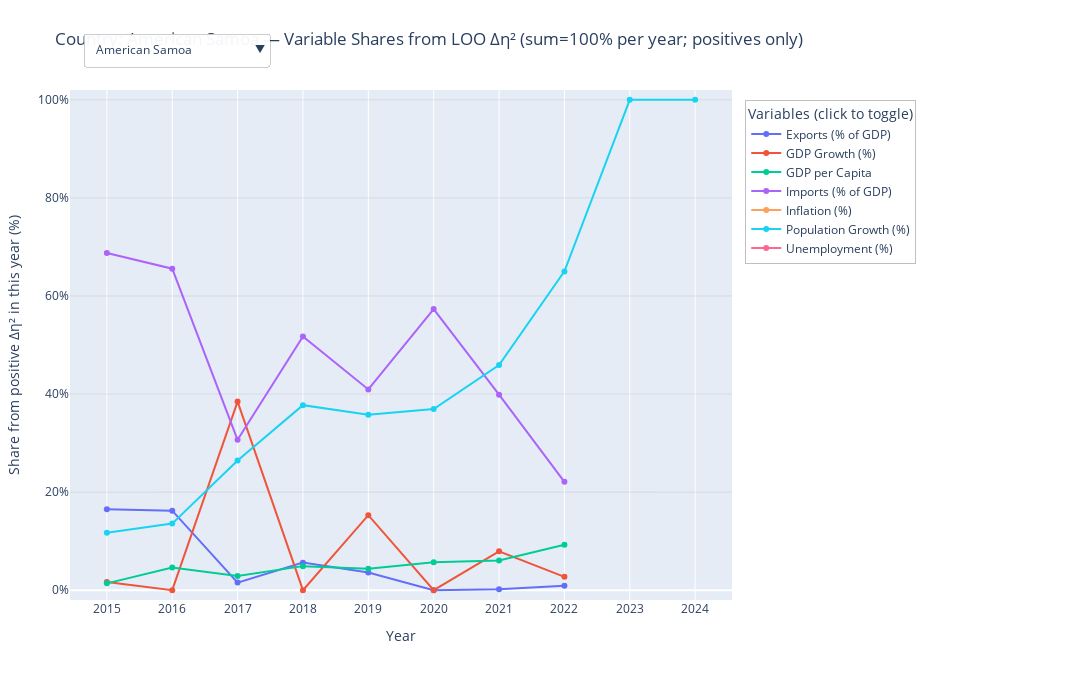

This figure's notebook cell:
### Code cell
# ============================
# 每个国家×年×变量：去掉该国后的 η² 损失（LOO Δη²）与占比
# 不做任何填补；严格按留一法重算 η²
# ============================

import os
import numpy as np
import pandas as pd
import plotly.graph_objects as go

# ---------- 读取数据
CANDIDATES = ["WDI_Grouped.csv", "/mnt/data/WDI_Grouped.csv"]
csv_path = next((p for p in CANDIDATES if os.path.exists(p)), None)
if csv_path is None:
    raise FileNotFoundError("WDI_Grouped.csv not found. Put it next to the notebook or in /mnt/data/")

df = pd.read_csv(csv_path)
assert "Country Name" in df.columns
assert "Year" in df.columns and "Group" in df.columns

df["Year"] = pd.to_numeric(df["Year"], errors="coerce").astype("Int64")
# 如需限制时间窗口，取消下一行注释
# df = df[(df["Year"] >= 2015) & (df["Year"] <= 2024)].copy()

# ---------- 变量映射（按你表的列名）
raw_to_label = {
    "Exports_GDP_percent": "Exports (% of GDP)",
    "GDP growth (annual %)": "GDP Growth (%)",
    "GDP_per_capita":      "GDP per Capita",
    "Imports_GDP_percent": "Imports (% of GDP)",
    "Inflation, consumer prices (annual %)": "Inflation (%)",
    "Population_growth_percent": "Population Growth (%)",
    "Unemployment, total (% of total labor force) (national estimate)": "Unemployment (%)",
}
ind_cols    = list(raw_to_label.keys())
disp_labels = [raw_to_label[c] for c in ind_cols]

# ---------- 转成长表
long = df[["Country Name", "Year", "Group", *ind_cols]].melt(
    id_vars=["Country Name", "Year", "Group"],
    value_vars=ind_cols,
    var_name="Variable_raw",
    value_name="Value"
).rename(columns={"Country Name": "Country"})
long["Variable"] = long["Variable_raw"].map(raw_to_label)

# 仅保留 Value 与 Group、Country 都非空的记录（不做填补）
long = long[long["Value"].notna() & long["Group"].notna() & long["Country"].notna()].copy()
long["Value"] = long["Value"].astype(float)

# ---------- 计算函数：给定一个（年、变量）小样本，返回 η² 以及每个国家的 LOO η² 与 Δη²
EPS = 1e-12

def _eta2_from_stats(N, sum_x, sum_sq, mu, grp_n, grp_mu):
    """由整体与分组统计量计算 η²"""
    ss_total   = sum_sq - N * (mu ** 2)
    if ss_total <= 0:
        return np.nan
    ss_between = np.sum(grp_n * (grp_mu - mu) ** 2)
    return float(ss_between / ss_total)

def loo_eta2_contrib_one_panel(panel: pd.DataFrame):
    """
    panel: 某个（Year, Variable）的子表，包含列 [Country, Group, Value]
    输出：DataFrame，列含：
      Country, Group, Year, Variable, Value,
      eta2_all, eta2_loo, delta_eta2, delta_eta2_pos
    """
    # 基础统计
    x = panel["Value"].to_numpy(float)
    g = panel["Group"].to_numpy(object)
    c = panel["Country"].to_numpy(object)

    N = x.shape[0]
    if N < 3:
        # 样本过小，返回空（后续外层会合并）
        return pd.DataFrame(columns=[
            "Country","Group","Year","Variable","Value",
            "eta2_all","eta2_loo","delta_eta2","delta_eta2_pos"
        ])

    sum_x  = float(np.sum(x))
    sum_sq = float(np.sum(x * x))
    mu     = sum_x / N

    # 分组统计
    grp_df  = panel.groupby("Group", dropna=False)["Value"].agg(["count","mean"])
    grp_idx = grp_df.index.to_numpy(object)
    grp_n   = grp_df["count"].to_numpy(float)
    grp_mu  = grp_df["mean"].to_numpy(float)

    # 全体 η²
    eta2_all = _eta2_from_stats(N, sum_x, sum_sq, mu, grp_n, grp_mu)

    # 预建一个 group -> (n, mu) 的字典方便查表
    g2n  = dict(zip(grp_idx, grp_n))
    g2mu = dict(zip(grp_idx, grp_mu))

    rows = []
    for i in range(N):
        xi  = x[i]
        gi  = g[i]
        ci  = c[i]

        N1 = N - 1
        if N1 < 2:
            eta2_loo = np.nan
        else:
            sum_x1  = sum_x - xi
            sum_sq1 = sum_sq - xi * xi
            mu1     = sum_x1 / N1
            ss_total1 = sum_sq1 - N1 * (mu1 ** 2)

            if ss_total1 <= 0:
                eta2_loo = np.nan
            else:
                # 各组 n'、mu'（只有 gi 会变）
                ss_between1 = 0.0
                for gj in grp_idx:
                    nj = g2n[gj]
                    muj = g2mu[gj]
                    if gj == gi:
                        if nj <= 1:
                            # 该组被移空，直接略过（相当于 n'=0）
                            continue
                        nj1  = nj - 1
                        muj1 = (nj * muj - xi) / nj1
                        ss_between1 += nj1 * (muj1 - mu1) ** 2
                    else:
                        # 其它组 n/μ 不变，但整体均值变为 mu1
                        ss_between1 += nj * (muj - mu1) ** 2

                eta2_loo = float(ss_between1 / ss_total1)

        delta = (eta2_all - eta2_loo) if (np.isfinite(eta2_all) and np.isfinite(eta2_loo)) else np.nan
        rows.append({
            "Country": ci,
            "Group":   gi,
            "Year":    int(panel["Year"].iloc[0]),
            "Variable": panel["Variable"].iloc[0],
            "Value":   xi,
            "eta2_all": eta2_all,
            "eta2_loo": eta2_loo,
            "delta_eta2": delta,
            "delta_eta2_pos": max(delta, 0.0) if np.isfinite(delta) else np.nan,
        })

    return pd.DataFrame(rows)

# ---------- 主计算：遍历（Year, Variable）面板，拼接结果
all_parts = []
for (y, v), sub in long.groupby(["Year", "Variable"], sort=False):
    part = loo_eta2_contrib_one_panel(sub[["Country","Group","Year","Variable","Value"]].copy())
    all_parts.append(part)

country_eta_influence = pd.concat(all_parts, ignore_index=True)

# ---------- 在“国家×年”内把正向 Δη² 归一成占比（和=100）
country_eta_influence["sum_pos"] = (country_eta_influence
                                    .groupby(["Country","Year"])["delta_eta2_pos"]
                                    .transform("sum"))

country_eta_influence["share_pos_pct"] = np.where(
    (country_eta_influence["sum_pos"] > 0) & country_eta_influence["delta_eta2_pos"].notna(),
    country_eta_influence["delta_eta2_pos"] / country_eta_influence["sum_pos"] * 100.0,
    np.nan
)

# 仅保留我们关心的列
country_eta_influence = country_eta_influence[[
    "Country","Year","Group","Variable","Value",
    "eta2_all","eta2_loo","delta_eta2","delta_eta2_pos","share_pos_pct"
]].sort_values(["Country","Year","Variable"]).reset_index(drop=True)

# 一个便于直接绘图的宽表（可选）
country_share_pct = (country_eta_influence
                     .pivot_table(index=["Country","Year"],
                                  columns="Variable",
                                  values="share_pos_pct",
                                  aggfunc="first")
                     .reset_index())

# ============================
# 可视化：国家折线（下拉选择）
# y 轴使用 share_pos_pct（该国该年 7 变量的正向 Δη² 占比，和=100）
# ============================
years_all = sorted(country_eta_influence["Year"].dropna().unique().astype(int).tolist())
countries = sorted(country_eta_influence["Country"].dropna().unique().tolist())
if not countries:
    raise ValueError("No countries available after filtering/NA removal.")
init_country = countries[0]

def arrays_for_country(country: str):
    ylist, cdlist = [], []
    cdf = country_eta_influence[country_eta_influence["Country"] == country]
    for var in disp_labels:
        vdf = cdf[cdf["Variable"] == var]
        mp_share = dict(zip(vdf["Year"], vdf["share_pos_pct"]))
        mp_val   = dict(zip(vdf["Year"], vdf["Value"]))
        mp_group = dict(zip(vdf["Year"], vdf["Group"]))
        mp_signed= dict(zip(vdf["Year"], vdf["delta_eta2"]))  # 便于 Hover 看正负
        y_arr, cd_arr = [], []
        for y in years_all:
            s = mp_share.get(y, np.nan)
            v = mp_val.get(y,   np.nan)
            g = mp_group.get(y, None)
            d = mp_signed.get(y, np.nan)
            y_arr.append(float(s) if pd.notna(s) else None)
            cd_arr.append([y,
                           (float(s) if pd.notna(s) else None),
                           (float(v) if pd.notna(v) else None),
                           g,
                           (float(d) if pd.notna(d) else None)])
        ylist.append(y_arr)
        cdlist.append(cd_arr)
    return ylist, cdlist

init_y, init_cd = arrays_for_country(init_country)
fig = go.Figure()

hover_tmpl = (
    "Year: %{customdata[0]}<br>"
    "Share (Δη²>0, normalized): %{customdata[1]:.2f}%<br>"
    "Value: %{customdata[2]:.6g}<br>"
    "Group: %{customdata[3]}<br>"
    "Signed Δη²: %{customdata[4]:.4f}<extra></extra>"
)

for i, var in enumerate(disp_labels):
    fig.add_trace(go.Scatter(
        x=years_all,
        y=init_y[i],
        customdata=init_cd[i],
        mode="lines+markers",
        name=var,
        hovertemplate=hover_tmpl,
        line=dict(width=2),
        marker=dict(size=6),
        connectgaps=False
    ))

buttons = []
for c in countries:
    ys, cds = arrays_for_country(c)
    buttons.append(dict(
        label=c,
        method="update",
        args=[
            {"y": ys, "customdata": cds},
            {"title": f"Country: {c} — Variable Shares from LOO Δη² (sum=100% per year; positives only)"}
        ]
    ))

fig.update_layout(
    title=f"Country: {init_country} — Variable Shares from LOO Δη² (sum=100% per year; positives only)",
    xaxis_title="Year",
    yaxis_title="Share from positive Δη² in this year (%)",
    xaxis=dict(
        tickmode="array",
        tickvals=years_all,
        ticktext=[str(y) for y in years_all],
        dtick=1,
        rangeslider=dict(visible=False),
        rangeselector=dict(visible=False)
    ),
    yaxis=dict(range=[-2, 102], ticksuffix="%", gridcolor="rgba(0,0,0,0.08)"),
    width=1120, height=680,
    margin=dict(l=70, r=360, t=90, b=80),
    legend=dict(
        title="Variables (click to toggle)",
        orientation="v",
        yanchor="top", y=0.98,
        xanchor="left", x=1.02,
        bgcolor="rgba(255,255,255,0.92)",
        bordercolor="rgba(0,0,0,0.25)", borderwidth=1,
        itemclick="toggle", itemdoubleclick="toggleothers",
        font=dict(size=12),
    ),
    hovermode="x",
    updatemenus=[dict(
        type="dropdown", direction="down", showactive=True,
        x=0.01, xanchor="left", y=1.12, yanchor="top",
        bgcolor="rgba(255,255,255,0.95)",
        bordercolor="rgba(0,0,0,0.2)", borderwidth=1,
        pad={"r": 6, "t": 4, "b": 4, "l": 6},
        buttons=buttons,
    )]
)

fig.show()

# ============================
# 你关心的两张表：
# 1) country_eta_influence   : 每国×年×变量的 η²(all)、η²(-i) 与 Δη²，以及 share_pos_pct
# 2) country_share_pct       : 宽表，便于做图或导出
# ============================
# print(country_eta_influence.head(12))
# print(country_share_pct.head(12))
# country_eta_influence.to_csv("country_eta_influence.csv")
# country_share_pct.to_csv("country_share_pct.csv")

### Figure 1 — Plotly figure (JSON) as saved in the notebook; plotly's stock layout.template omitted (floating-point values rounded to 4 significant figures; data arrays with more than 128 entries replaced by an {"elided": "..."} marker saying what was removed)
{"data": [{"connectgaps": false, "customdata": [[2015, 16.48, 63.6, "Group C: Emerging / High-growth", 0.001531], [2016, 16.22, 63.93, "Group C: Emerging / High-growth", 0.001692], [2017, 1.551, 59.15, "Group C: Emerging / High-growth", 0.0002575], [2018, 5.62, 68.23, "Group C: Emerging / High-growth", 0.0005668], [2019, 3.61, 61.67, "Group C: Emerging / High-growth", 0.0004223], [2020, 0, 59.22, "Group C: Emerging / High-growth", -0.0004248], [2021, 0.2131, 44.27, "Group C: Emerging / High-growth", 1.823e-05], [2022, 0.911, 46.96, "Group C: Emerging / High-growth", 5.517e-05], [2023, null, null, null, null], [2024, null, null, null, null]], "hovertemplate": "Year: %{customdata[0]}<br>Share (Δη²>0, normalized): %{customdata[1]:.2f}%<br>Value: %{customdata[2]:.6g}<br>Group: %{customdata[3]}<br>Signed Δη²: %{customdata[4]:.4f}<extra></extra>", "line": {"width": 2}, "marker": {"size": 6}, "mode": "lines+markers", "name": "Exports (% of GDP)", "type": "scatter", "x": [2015, 2016, 2017, 2018, 2019, 2020, 2021, 2022, 2023, 2024], "y": [16.48, 16.22, 1.551, 5.62, 3.61, 0, 0.2131, 0.911, null, null]}, {"connectgaps": false, "customdata": [[2015, 1.658, 3.15, "Group C: Emerging / High-growth", 0.000154], [2016, 0, -1.679, "Group C: Emerging / High-growth", -4.59e-05], [2017, 38.46, -6.988, "Group C: Emerging / High-growth", 0.006385], [2018, 0, 2.671, "Group C: Emerging / High-growth", -0.0008666], [2019, 15.3, -0.4878, "Group C: Emerging / High-growth", 0.00179], [2020, 0, 4.412, "Group C: Emerging / High-growth", -0.002981], [2021, 7.925, -0.7825, "Group C: Emerging / High-growth", 0.0006778], [2022, 2.721, 1.735, "Group C: Emerging / High-growth", 0.0001648], [2023, null, null, null, null], [2024, null, null, null, null]], "hovertemplate": "Year: %{customdata[0]}<br>Share (Δη²>0, normalized): %{customdata[1]:.2f}%<br>Value: %{customdata[2]:.6g}<br>Group: %{customdata[3]}<br>Signed Δη²: %{customdata[4]:.4f}<extra></extra>", "line": {"width": 2}, "marker": {"size": 6}, "mode": "lines+markers", "name": "GDP Growth (%)", "type": "scatter", "x": [2015, 2016, 2017, 2018, 2019, 2020, 2021, 2022, 2023, 2024], "y": [1.658, 0, 38.46, 0, 15.3, 0, 7.925, 2.721, null, null]}, {"connectgaps": false, "customdata": [[2015, 1.394, 12390.0, "Group C: Emerging / High-growth", 0.0001295], [2016, 4.647, 12330.0, "Group C: Emerging / High-growth", 0.0004846], [2017, 2.89, 11610.0, "Group C: Emerging / High-growth", 0.0004798], [2018, 4.906, 12080.0, "Group C: Emerging / High-growth", 0.0004947], [2019, 4.394, 12190.0, "Group C: Emerging / High-growth", 0.0005141], [2020, 5.72, 12840.0, "Group C: Emerging / High-growth", 0.0005259], [2021, 6.064, 12880.0, "Group C: Emerging / High-growth", 0.0005186], [2022, 9.247, 13340.0, "Group C: Emerging / High-growth", 0.00056], [2023, null, null, null, null], [2024, null, null, null, null]], "hovertemplate": "Year: %{customdata[0]}<br>Share (Δη²>0, normalized): %{customdata[1]:.2f}%<br>Value: %{customdata[2]:.6g}<br>Group: %{customdata[3]}<br>Signed Δη²: %{customdata[4]:.4f}<extra></extra>", "line": {"width": 2}, "marker": {"size": 6}, "mode": "lines+markers", "name": "GDP per Capita", "type": "scatter", "x": [2015, 2016, 2017, 2018, 2019, 2020, 2021, 2022, 2023, 2024], "y": [1.394, 4.647, 2.89, 4.906, 4.394, 5.72, 6.064, 9.247, null, null]}, {"connectgaps": false, "customdata": [[2015, 68.75, 98.81, "Group C: Emerging / High-growth", 0.006386], [2016, 65.56, 95.23, "Group C: Emerging / High-growth", 0.006838], [2017, 30.67, 102.3, "Group C: Emerging / High-growth", 0.005092], [2018, 51.75, 103.6, "Group C: Emerging / High-growth", 0.005218], [2019, 40.94, 94.9, "Group C: Emerging / High-growth", 0.004789], [2020, 57.33, 95.15, "Group C: Emerging / High-growth", 0.005271], [2021, 39.88, 92.53, "Group C: Emerging / High-growth", 0.003411], [2022, 22.11, 77.73, "Group C: Emerging / High-growth", 0.001339], [2023, null, null, null, null], [2024, null, null, null, null]], "hovertemplate": "Year: %{customdata[0]}<br>Share (Δη²>0, normalized): %{customdata[1]:.2f}%<br>Value: %{customdata[2]:.6g}<br>Group: %{customdata[3]}<br>Signed Δη²: %{customdata[4]:.4f}<extra></extra>", "line": {"width": 2}, "marker": {"size": 6}, "mode": "lines+markers", "name": "Imports (% of GDP)", "type": "scatter", "x": [2015, 2016, 2017, 2018, 2019, 2020, 2021, 2022, 2023, 2024], "y": [68.75, 65.56, 30.67, 51.75, 40.94, 57.33, 39.88, 22.11, null, null]}, {"connectgaps": false, "customdata": [[2015, null, null, null, null], [2016, null, null, null, null], [2017, null, null, null, null], [2018, null, null, null, null], [2019, null, null, null, null], [2020, null, null, null, null], [2021, null, null, null, null], [2022, null, null, null, null], [2023, null, null, null, null], [2024, null, null, null, null]], "hovertemplate": "Year: %{customdata[0]}<br>Share (Δη²>0, normalized): %{customdata[1]:.2f}%<br>Value: %{customdata[2]:.6g}<br>Group: %{customdata[3]}<br>Signed Δη²: %{customdata[4]:.4f}<extra></extra>", "line": {"width": 2}, "marker": {"size": 6}, "mode": "lines+markers", "name": "Inflation (%)", "type": "scatter", "x": [2015, 2016, 2017, 2018, 2019, 2020, 2021, 2022, 2023, 2024], "y": [null, null, null, null, null, null, null, null, null, null]}, {"connectgaps": false, "customdata": [[2015, 11.71, -1.106, "Group C: Emerging / High-growth", 0.001088], [2016, 13.58, -1.204, "Group C: Emerging / High-growth", 0.001416], [2017, 26.43, -1.269, "Group C: Emerging / High-growth", 0.004389], [2018, 37.73, -1.323, "Group C: Emerging / High-growth", 0.003805], [2019, 35.76, -1.383, "Group C: Emerging / High-growth", 0.004183], [2020, 36.95, -0.8963, "Group C: Emerging / High-growth", 0.003397], [2021, 45.92, -1.083, "Group C: Emerging / High-growth", 0.003927], [2022, 65.01, -1.81, "Group C: Emerging / High-growth", 0.003937], [2023, 100, -1.713, "Group B: Transitional / Mixed", 0.02865], [2024, 100, -1.604, "Group B: Transitional / Mixed", 0.003324]], "hovertemplate": "Year: %{customdata[0]}<br>Share (Δη²>0, normalized): %{customdata[1]:.2f}%<br>Value: %{customdata[2]:.6g}<br>Group: %{customdata[3]}<br>Signed Δη²: %{customdata[4]:.4f}<extra></extra>", "line": {"width": 2}, "marker": {"size": 6}, "mode": "lines+markers", "name": "Population Growth (%)", "type": "scatter", "x": [2015, 2016, 2017, 2018, 2019, 2020, 2021, 2022, 2023, 2024], "y": [11.71, 13.58, 26.43, 37.73, 35.76, 36.95, 45.92, 65.01, 100, 100]}, {"connectgaps": false, "customdata": [[2015, null, null, null, null], [2016, null, null, null, null], [2017, null, null, null, null], [2018, null, null, null, null], [2019, null, null, null, null], [2020, null, null, null, null], [2021, null, null, null, null], [2022, null, null, null, null], [2023, null, null, null, null], [2024, null, null, null, null]], "hovertemplate": "Year: %{customdata[0]}<br>Share (Δη²>0, normalized): %{customdata[1]:.2f}%<br>Value: %{customdata[2]:.6g}<br>Group: %{customdata[3]}<br>Signed Δη²: %{customdata[4]:.4f}<extra></extra>", "line": {"width": 2}, "marker": {"size": 6}, "mode": "lines+markers", "name": "Unemployment (%)", "type": "scatter", "x": [2015, 2016, 2017, 2018, 2019, 2020, 2021, 2022, 2023, 2024], "y": [null, null, null, null, null, null, null, null, null, null]}], "layout": {"height": 680, "hovermode": "x", "legend": {"bgcolor": "rgba(255,255,255,0.92)", "bordercolor": "rgba(0,0,0,0.25)", "borderwidth": 1, "font": {"size": 12}, "itemclick": "toggle", "itemdoubleclick": "toggleothers", "orientation": "v", "title": {"text": "Variables (click to toggle)"}, "x": 1.02, "xanchor": "left", "y": 0.98, "yanchor": "top"}, "margin": {"b": 80, "l": 70, "r": 360, "t": 90}, "title": {"text": "Country: American Samoa — Variable Shares from LOO Δη² (sum=100% per year; positives only)"}, "updatemenus": [{"bgcolor": "rgba(255,255,255,0.95)", "bordercolor": "rgba(0,0,0,0.2)", "borderwidth": 1, "buttons": [{"args": [{"customdata": {"elided": "7x10x5 mixed values"}, "y": [[16.48, 16.22, 1.551, 5.62, 3.61, 0, 0.2131, 0.911, null, null], [1.658, 0, 38.46, 0, 15.3, 0, 7.925, 2.721, null, null], [1.394, 4.647, 2.89, 4.906, 4.394, 5.72, 6.064, 9.247, null, null], [68.75, 65.56, 30.67, 51.75, 40.94, 57.33, 39.88, 22.11, null, null], [null, null, null, null, null, null, null, null, null, null], [11.71, 13.58, 26.43, 37.73, 35.76, 36.95, 45.92, 65.01, 100, 100], [null, null, null, null, null, null, null, null, null, null]]}, {"title": "Country: American Samoa — Variable Shares from LOO Δη² (sum=100% per year; positives only)"}], "label": "American Samoa", "method": "update"}, {"args": [{"customdata": {"elided": "7x10x5 mixed values"}, "y": [[0, 0, 0, 0, 0, 3.537, 12.85, 61.24, 0, 0], [5.828, 1.899, 55.43, 0, 13.16, 0, 0.2068, 0, 0, 62.94], [0.9705, 7.793, 22.14, 9.753, 10.0, 5.105, 7.684, 38.76, 7.293, 37.06], [0, 0, 0, 0, 0, 0, 0, 0, 0, 0], [1.515, 1.159, 22.44, 17.98, 23.7, 23.93, 0, 0, 2.867, 0], [0, 0, 0, 0, 0, 0, 5.606, 0, 62.19, 0], [91.69, 89.15, 0, 72.27, 53.13, 67.42, 73.65, 0, 27.65, null]]}, {"title": "Country: Australia — Variable Shares from LOO Δη² (sum=100% per year; positives only)"}], "label": "Australia", "method": "update"}, {"args": [{"customdata": {"elided": "7x10x5 mixed values"}, "y": [[4.457, 7.271, 0.04739, 0.3495, 2.135, 0, 0, 0, 1.356, 8.079], [35.54, 0, 10.42, 24.96, 0, 0, 10.92, 12.22, 0, 0], [2.026, 92.73, 2.545, 3.662, 3.684, 4.844, 6.683, 3.851, 11.72, 22.87], [0, 0, 0, 0, 0, 0, 6.241, 0, 0, 0], [57.97, 0, 32.97, 9.714, 47.8, 0, 21.97, 31.77, 86.92, 69.05], [0, 0, 0, 0, 0, 0, 0, 0, 0, 0], [null, null, 54.02, 61.31, 46.38, 95.16, 54.18, 52.15, 0, null]]}, {"title": "Country: Brunei Darussalam — Variable Shares from LOO Δη² (sum=100% per year; positives only)"}], "label": "Brunei Darussalam", "method": "update"}, {"args": [{"customdata": {"elided": "7x10x5 mixed values"}, "y": [[0, 0, 0, 0, 0, 0, 0, 0.4849, 0, 0], [18.45, 0, 19.37, 94.2, 0, 0.1547, 1.117, 38.44, 0, 75.12], [0, 100, 0.1463, 0.04294, 0, 0, 0, 0, 0, 0], [0, 0, 0, 0, 0, 0, 0, 0, 0, 0], [0, 0, 10.54, 0, 0, 28.34, 0, 0, 100, null], [3.721, 0, 10.59, 5.752, 100, 10.51, 98.88, 61.08, 0, 24.88], [77.83, 0, 59.35, null, 0, 60.99, 0, null, null, null]]}, {"title": "Country: Cambodia — Variable Shares from LOO Δη² (sum=100% per year; positives only)"}], "label": "Cambodia", "method": "update"}, {"args": [{"customdata": {"elided": "7x10x5 mixed values"}, "y": [[0, 0, 0, 0, 0, 8.005, 9.144, 10.56, 0, 0], [0, 0, 0, 0, 0, 0, 0, 0, 0.5256, 0], [16.94, 62.39, 24.38, 11.21, 13.16, 9.308, 4.986, 5.574, 11.59, 23.13], [0, 0, 0, 0, 0, 0, 0, 0, 0, 0], [45.8, 0, 66.13, 17.41, 0, 0, 27.95, 74.76, 87.88, 67.16], [37.26, 37.61, 9.481, 11.37, 16.68, 15.89, 5.371, 9.107, 0, 9.715], [null, null, 0, 60.01, 70.15, 66.8, 52.55, null, null, null]]}, {"title": "Country: China — Variable Shares from LOO Δη² (sum=100% per year; positives only)"}], "label": "China", "method": "update"}, {"args": [{"customdata": {"elided": "7x10x5 mixed values"}, "y": [[0, 0, 0, 0, 0, 1.791, 10.64, 0.09935, 0.5544, null], [0, 4.194, 0, 0, 36.46, 15.81, 22.67, 0, 2.066, 0], [10.56, 15.96, 20.13, 20.89, 10.26, 3.206, 8.249, 13.15, 13.23, 100], [0, 0, 0, 0, 0, 0, 0, 2.201, 9.247, null], [39.27, 0, 0, 0, 12.03, 70.29, 55.33, 79.04, 74.9, 0], [50.17, 25.83, 79.87, 79.11, 41.25, 8.908, 3.109, 5.516, 0, 0], [null, 54.02, null, null, null, null, null, null, null, null]]}, {"title": "Country: Fiji — Variable Shares from LOO Δη² (sum=100% per year; positives only)"}], "label": "Fiji", "method": "update"}, {"args": [{"customdata": {"elided": "7x10x5 mixed values"}, "y": [[0, 0, 0, 0, 0, 22.59, 88.38, 70.47, null, null], [76.02, 24.82, 0, 26.7, 16.42, 23.69, 1.38, 0, null, null], [0, 0, 0, 0, 0, 0, 0, 0, null, null], [0, 0, 0, 0, 0, 0, 0, 0, null, null], [null, null, null, null, null, null, null, null, null, null], [23.98, 75.18, 100, 73.3, 83.58, 53.72, 10.24, 29.53, null, 100], [null, null, null, null, null, null, null, null, null, null]]}, {"title": "Country: French Polynesia — Variable Shares from LOO Δη² (sum=100% per year; positives only)"}], "label": "French Polynesia", "method": "update"}, {"args": [{"customdata": {"elided": "7x10x5 mixed values"}, "y": [[0, 0, 0, 0, 0, 17.2, 72.72, 71.93, null, null], [8.792, 1.727, 40.87, 59.37, 13.64, 40.21, 1.355, 0, null, null], [0.7101, 7.511, 8.538, 6.727, 13.91, 15.22, 25.92, 28.07, null, null], [0, 0, 0, 0, 0, 0, 0, 0, null, null], [null, null, null, null, null, null, null, null, null, null], [4.668, 17.46, 50.59, 33.9, 72.45, 27.37, 0, 0, null, null], [85.83, 73.3, null, null, null, null, null, null, null, null]]}, {"title": "Country: Guam — Variable Shares from LOO Δη² (sum=100% per year; positives only)"}], "label": "Guam", "method": "update"}, {"args": [{"customdata": {"elided": "7x10x5 mixed values"}, "y": [[71.2, 91.73, 6.006, 16.36, 16.87, 0, 0, 0, 0, 19.62], [7.458, 1.444, 0, 0, 22.85, 2.509, 0, 11.76, 0, 7.616], [1.195, 4.307, 6.032, 5.616, 4.635, 2.538, 2.375, 2.221, 3.019, 7.888], [19.44, 0, 66.27, 72.57, 55.64, 26.35, 38.47, 30.41, 46.46, 47.04], [0, 0, 21.69, 5.453, 0, 31.16, 10.5, 33.89, 20.41, 13.92], [0.7031, 2.519, 0, 0, 0, 12.6, 18.44, 11.57, 30.11, 3.92], [0, 0, 0, 0, 0, 24.84, 30.2, 10.16, 0, null]]}, {"title": "Country: Hong Kong SAR, China — Variable Shares from LOO Δη² (sum=100% per year; positives only)"}], "label": "Hong Kong SAR, China", "method": "update"}, {"args": [{"customdata": {"elided": "7x10x5 mixed values"}, "y": [[0, 4.65, 0, 0, 0, 0, 0, 0, 0, 3.851], [5.957, 0.3835, 2.837, 14.02, 2.888, 0, 3.01, 7.949, 0, 6.857], [26.17, 40.11, 51.62, 52.88, 53.19, 59.83, 69.39, 60.99, 56.03, 60.23], [57.6, 33.08, 29.39, 30.82, 35.63, 37.84, 22.73, 28.43, 43.76, 27.81], [10.27, 19.97, 8.377, 0, 5.41, 0, 0, 0, 0, null], [0, 1.805, 3.46, 2.285, 2.881, 2.333, 4.868, 2.627, 0.2038, 1.253], [0, 0, 4.322, 0, 0, 0, 0, 0, 0, null]]}, {"title": "Country: Indonesia — Variable Shares from LOO Δη² (sum=100% per year; positives only)"}], "label": "Indonesia", "method": "update"}, {"args": [{"customdata": {"elided": "7x10x5 mixed values"}, "y": [[34.44, 23.12, 0, 10.13, 0, 0, 0, 0, 0, null], [0, 7.341, 0, 0, 0, 0.0475, 0.6616, 0, 0, null], [0, 0, 0, 0, 0, 0, 0, 0, 0, null], [65.56, 47.81, 61.44, 89.87, 100, 55.35, 55.88, 100, 47.82, null], [0, 21.72, 0, 0, 0, 0, 0, 0, 7.313, null], [0, 0, 0, 0, 0, 0, 0, 0, 44.87, null], [0, 0, 38.56, 0, 0, 44.6, 43.46, 0, 0, null]]}, {"title": "Country: Japan — Variable Shares from LOO Δη² (sum=100% per year; positives only)"}], "label": "Japan", "method": "update"}, {"args": [{"customdata": {"elided": "7x10x5 mixed values"}, "y": [[0, 0, 0, 0, 0, 2.751, 36.24, 19.73, 0, 0], [0, 0, 0, 0, 0.6592, 0, 0, 0, 0, 0], [0.4242, 6.71, 6.175, 14.91, 2.33, 2.603, 13.18, 7.705, 6.071, 35.31], [19.65, 93.29, 46.09, 46.51, 13.81, 6.282, 24.66, 56.27, 65.58, 64.69], [6.624, 0, 47.73, 38.58, 38.41, 0, 25.92, 16.3, 0, null], [0, 0, 0, 0, 0, 0, 0, 0, 28.35, 0], [73.3, null, null, null, 44.8, 88.36, null, null, null, null]]}, {"title": "Country: Kiribati — Variable Shares from LOO Δη² (sum=100% per year; positives only)"}], "label": "Kiribati", "method": "update"}, {"args": [{"customdata": {"elided": "7x10x5 mixed values"}, "y": [[null, null, null, null, null, null, null, null, null, null], [null, null, null, null, null, null, null, null, null, null], [null, null, null, null, null, null, null, null, null, null], [null, null, null, null, null, null, null, null, null, null], [null, null, null, null, null, null, null, null, null, null], [null, null, null, null, null, null, null, null, 100, 100], [null, null, null, null, null, null, null, null, null, null]]}, {"title": "Country: Korea, Dem. People's Rep. — Variable Shares from LOO Δη² (sum=100% per year; positives only)"}], "label": "Korea, Dem. People's Rep.", "method": "update"}, {"args": [{"customdata": {"elided": "7x10x5 mixed values"}, "y": [[1.838, 2.713, 0, 0, 0.0008435, 0, 0, 0, 1.066, null], [0, 0, 0, 0, 0, 5.813, 5.364, 0, 0.9087, null], [20.83, 64.71, 66.07, 67.28, 66.35, 62.32, 71.56, 70.38, 50.31, null], [77.34, 32.58, 25.98, 29.35, 33.65, 31.86, 22.0, 20.4, 23.42, null], [0, 0, 0, 3.368, 0, 0, 0, 0, 0, 70.26], [0, 0, 0, 0, 0, 0, 0, 0, 0, 29.74], [0, 0, 7.952, 0, 0, 0, 1.068, 9.225, 24.29, null]]}, {"title": "Country: Korea, Rep. — Variable Shares from LOO Δη² (sum=100% per year; positives only)"}], "label": "Korea, Rep.", "method": "update"}, {"args": [{"customdata": {"elided": "7x10x5 mixed values"}, "y": [[33.85, 13.35, null, null, null, null, null, null, null, null], [48.47, 22.5, 39.23, 63.73, 21.49, 7.807, 0, 0, 0.2226, 2.048], [0, 0, 0, 0, 0, 0, 0, 0, 0, 14.62], [7.981, 38.42, null, null, null, null, null, null, null, null], [0, 0, 0, 8.449, 26.94, 83.47, 0, 18.97, 99.78, 74.19], [9.693, 25.73, 33.23, 27.82, 51.57, 8.726, 100, 6.22, 0, 9.141], [null, null, 27.54, null, null, null, null, 74.81, null, null]]}, {"title": "Country: Lao PDR — Variable Shares from LOO Δη² (sum=100% per year; positives only)"}], "label": "Lao PDR", "method": "update"}, {"args": [{"customdata": {"elided": "7x10x5 mixed values"}, "y": [[32.69, 89.01, 11.16, 73.82, 26.13, 0, 0, 0, 0, 49.7], [66.86, 1.648, 0, 0, 64.56, 17.83, 0, 31.36, 0, 0], [0.4517, 9.344, 5.167, 26.18, 9.308, 12.59, 5.778, 2.569, 9.988, 50.3], [0, 0, 0, 0, 0, 0, 21.72, 10.82, 0, 0], [0, 0, 32.8, 0, 0, 69.58, 44.73, 43.52, 90.01, null], [0, 0, 50.88, 0, 0, 0, 27.77, 11.73, 0, 0], [0, 0, 0, 0, 0, 0, null, null, null, null]]}, {"title": "Country: Macao SAR, China — Variable Shares from LOO Δη² (sum=100% per year; positives only)"}], "label": "Macao SAR, China", "method": "update"}, {"args": [{"customdata": {"elided": "7x10x5 mixed values"}, "y": [[94.2, 80.55, 39.99, 24.16, 10.28, 0, 0, 0, 1.306, 9.766], [0, 0, 0, 0, 0, 1.577, 0, 0, 0, 0], [5.802, 19.45, 38.07, 20.64, 9.747, 4.619, 16.88, 9.525, 10.49, 37.46], [0, 0, 21.93, 0, 0, 0, 0.0564, 2.47, 0, 0], [0, 0, 0, 55.2, 79.97, 93.8, 0, 88.0, 58.1, 52.77], [0, 0, 0, 0, 0, 0, 0, 0, 30.11, 0], [0, 0, 0, 0, 0, 0, 83.06, 0, null, null]]}, {"title": "Country: Malaysia — Variable Shares from LOO Δη² (sum=100% per year; positives only)"}], "label": "Malaysia", "method": "update"}, {"args": [{"customdata": {"elided": "7x10x5 mixed values"}, "y": [[0, 0, 0, 0, 0, 1.625, 0, 3.25, 0, null], [12.34, 2.076, 0.4327, 0, 0, 0, 0.7629, 16.49, 0, 19.46], [1.634, 8.042, 4.767, 5.188, 2.683, 5.662, 1.715, 5.999, 40.1, 30.1], [72.47, 69.87, 34.13, 38.27, 35.0, 23.3, 3.409, 14.75, 59.9, null], [null, null, null, null, null, null, null, null, null, null], [13.55, 20.01, 60.67, 56.54, 31.84, 69.42, 23.8, 59.51, 0, 50.44], [null, null, null, null, 30.48, null, 70.31, null, null, null]]}, {"title": "Country: Marshall Islands — Variable Shares from LOO Δη² (sum=100% per year; positives only)"}], "label": "Marshall Islands", "method": "update"}, {"args": [{"customdata": {"elided": "7x10x5 mixed values"}, "y": [[0, 0, 0, 0, 0, 7.023, 47.0, 20.29, 0, 0], [0, 2.897, 26.95, 53.55, 0, 0, 0, 46.94, 0, 67.17], [1.854, 11.38, 5.538, 7.76, 23.0, 8.057, 26.56, 11.45, 49.97, 32.16], [41.54, 73.01, 19.68, 9.932, 45.26, 21.97, 26.45, 0, 50.03, 0], [49.49, 0, 38.15, 18.16, 1.155, 62.94, 0, 21.32, null, null], [7.115, 12.72, 9.696, 10.6, 30.58, 0, 0, 0, 0, 0.6722], [null, null, null, null, null, null, null, null, null, null]]}, {"title": "Country: Micronesia, Fed. Sts. — Variable Shares from LOO Δη² (sum=100% per year; positives only)"}], "label": "Micronesia, Fed. Sts.", "method": "update"}, {"args": [{"customdata": {"elided": "7x10x5 mixed values"}, "y": [[0, 0, 0, 0, 0, 0, 7.073, 10.04, 0, 0], [0, 39.57, 52.19, 99.28, 4.66, 0, 0, 33.5, 0, 50.11], [0, 0, 0, 0, 0, 0, 0, 0, 0, 0], [100, 0.3451, 0, 0, 0, 0, 0, 0, 0, 0], [0, 60.08, 0, 0, 86.01, 76.34, 0, 0, 0, 10.86], [0, 0, 47.81, 0.7215, 9.328, 23.66, 92.93, 56.47, 0, 39.03], [0, 0, 0, 0, 0, 0, 0, 0, 100, null]]}, {"title": "Country: Mongolia — Variable Shares from LOO Δη² (sum=100% per year; positives only)"}], "label": "Mongolia", "method": "update"}, {"args": [{"customdata": {"elided": "7x10x5 mixed values"}, "y": [[null, null, null, null, null, null, null, null, null, null], [0, 0, null, null, null, 100, 98.22, 0, 0, 86.36], [0, 0, null, null, null, 0, 1.78, 100, 100, 13.64], [null, null, null, null, null, null, null, null, null, null], [0, 0, null, null, null, null, null, null, null, null], [100, 100, null, null, null, 0, 0, 0, 0, 0], [0, null, null, null, null, 0, null, null, null, null]]}, {"title": "Country: Myanmar — Variable Shares from LOO Δη² (sum=100% per year; positives only)"}], "label": "Myanmar", "method": "update"}, {"args": [{"customdata": {"elided": "7x10x5 mixed values"}, "y": [[19.56, 25.1, 2.892, 1.66, 6.648, 0, 6.602, 0, 0, 0], [3.788, 0, 61.63, 54.43, 0, 0, 0, 0, 0, 24.72], [1.075, 4.717, 4.878, 5.702, 8.892, 9.362, 6.324, 9.526, 8.666, 17.36], [75.58, 70.18, 30.6, 38.21, 84.46, 86.5, 25.29, 90.47, 91.33, 57.92], [null, null, null, null, null, null, null, null, null, null], [0, 0, 0, 0, 0, 4.14, 0, 0, 0, 0], [null, null, null, null, null, null, 61.79, null, null, null]]}, {"title": "Country: Nauru — Variable Shares from LOO Δη² (sum=100% per year; positives only)"}], "label": "Nauru", "method": "update"}, {"args": [{"customdata": {"elided": "7x10x5 mixed values"}, "y": [[57.54, 37.86, 0, null, null, null, null, null, null, null], [null, null, null, 0, 13.99, 0, 100, null, null, null], [null, null, 0, 0, 0, 0, 0, null, null, null], [42.46, 37.09, 0, null, null, null, null, null, null, null], [0, 25.04, null, null, null, null, null, null, null, null], [0, 0, 9.962, 22.47, 9.534, 5.084, 0, null, null, null], [null, null, 90.04, 77.53, 76.48, 94.92, null, null, null, null]]}, {"title": "Country: New Caledonia — Variable Shares from LOO Δη² (sum=100% per year; positives only)"}], "label": "New Caledonia", "method": "update"}, {"args": [{"customdata": {"elided": "7x10x5 mixed values"}, "y": [[0, 0, 0, 0, 0, 43.14, 62.18, 43.62, 0, null], [0, 1.12, 15.14, 0, 26.32, 0, 0, 0, 0, 72.24], [1.091, 10.33, 34.09, 18.69, 22.37, 56.86, 37.82, 26.27, 7.408, 27.76], [0, 0, 0, 0, 0, 0, 0, 0, 0, null], [20.87, 0.4192, 50.77, 42.28, 51.31, 0, 0, 0, 0.7053, 0], [0, 0, 0, 0, 0, 0, 0, 30.11, 63.79, 0], [78.04, 88.13, 0, 39.03, 0, 0, 0, 0, 28.09, null]]}, {"title": "Country: New Zealand — Variable Shares from LOO Δη² (sum=100% per year; positives only)"}], "label": "New Zealand", "method": "update"}, {"args": [{"customdata": {"elided": "7x10x5 mixed values"}, "y": [[14.01, 28.05, 8.085, 0.08652, 0, 5.077, 18.85, 16.35, null, null], [0, 0, 0, 0, 46.88, 40.21, 0, 0, null, null], [4.857, 5.438, 7.953, 10.06, 4.926, 5.416, 7.17, 9.353, null, null], [39.45, 50.37, 1.785, 0, 0, 7.581, 17.11, 5.613, null, null], [null, null, null, null, null, null, null, null, null, null], [41.68, 16.15, 82.18, 89.86, 48.2, 41.71, 56.87, 68.69, 100, 100], [null, null, null, null, null, null, null, null, null, null]]}, {"title": "Country: Northern Mariana Islands — Variable Shares from LOO Δη² (sum=100% per year; positives only)"}], "label": "Northern Mariana Islands", "method": "update"}, {"args": [{"customdata": {"elided": "7x10x5 mixed values"}, "y": [[7.584, 0, 0, 0, 0, 2.924, 20.14, 23.16, null, null], [0, 1.422, 42.35, 41.83, 13.39, 2.558, 36.14, 29.96, 0, null], [2.495, 9.386, 4.164, 6.301, 4.534, 4.204, 7.792, 10.29, 100, null], [55.13, 75.45, 25.21, 23.42, 20.94, 31.0, 20.6, 15.49, null, null], [25.46, 0, 14.48, 9.276, 46.02, 46.83, 0, 0, 0, 64.9], [9.338, 13.75, 13.8, 19.17, 15.13, 12.48, 15.33, 21.1, 0, 35.1], [null, null, null, null, null, 0, null, null, null, null]]}, {"title": "Country: Palau — Variable Shares from LOO Δη² (sum=100% per year; positives only)"}], "label": "Palau", "method": "update"}, {"args": [{"customdata": {"elided": "7x10x5 mixed values"}, "y": [[null, null, null, null, null, null, null, null, null, null], [0, 0, 12.04, 88.35, 0, 0, 54.45, 0, 0, 0], [100, 100, 87.96, 11.65, 100, 100, 45.55, 28.66, 7.955, 27.69], [null, null, null, null, null, null, null, null, null, null], [0, 0, 0, 0, 0, 0, 0, 71.34, 45.4, 72.31], [0, 0, 0, 0, 0, 0, 0, 0, 46.65, 0], [null, null, null, null, null, null, null, 0, null, null]]}, {"title": "Country: Papua New Guinea — Variable Shares from LOO Δη² (sum=100% per year; positives only)"}], "label": "Papua New Guinea", "method": "update"}, {"args": [{"customdata": {"elided": "7x10x5 mixed values"}, "y": [[0, 0, 0, 0, 0, 16.84, 59.2, 55.4, 0, 0], [0, 0, 0, 0, 0, 57.97, 0, 0, 4.364, 0], [6.598, 86.26, 100, 100, 100, 25.19, 40.8, 38.67, 82.3, 100], [0, 0, 0, 0, 0, 0, 0, 0, 0, 0], [93.4, 13.74, 0, 0, 0, 0, 0, 5.927, 0, 0], [0, 0, 0, 0, 0, 0, 0, 0, 13.34, 0], [0, 0, 0, 0, 0, 0, 0, 0, null, null]]}, {"title": "Country: Philippines — Variable Shares from LOO Δη² (sum=100% per year; positives only)"}], "label": "Philippines", "method": "update"}, {"args": [{"customdata": {"elided": "7x10x5 mixed values"}, "y": [[0, 0, 0, 0, 0, 2.218, 34.43, 10.92, 0, 0], [0, 0, 13.87, 89.28, 0, 0, 50.55, 26.98, 18.75, 0], [6.749, 88.01, 3.517, 10.72, 13.58, 4.325, 15.02, 4.717, 81.25, 52.37], [0, 0, 0, 0, 0, 0, 0, 0, 0, 0], [90.82, 11.99, 6.878, 0, 86.42, 93.46, 0, 0, 0, 47.63], [2.428, 0, 0, 0, 0, 0, 0, 0, 0, 0], [null, null, 75.74, null, null, null, null, 57.38, null, null]]}, {"title": "Country: Samoa — Variable Shares from LOO Δη² (sum=100% per year; positives only)"}], "label": "Samoa", "method": "update"}, {"args": [{"customdata": {"elided": "7x10x5 mixed values"}, "y": [[34.27, 44.19, 6.572, 13.18, 10.9, 0, 0, 0, 0, 26.36], [1.342, 0.2902, 0, 0, 6.887, 0, 0, 0, 0, 0], [0.6476, 2.54, 3.519, 4.294, 3.318, 2.926, 2.821, 7.013, 3.062, 11.96], [45.01, 48.58, 53.49, 67.22, 49.74, 41.71, 39.73, 92.99, 51.93, 54.69], [18.73, 0, 24.69, 10.98, 29.15, 42.93, 2.165, 0, 5.965, 6.981], [0, 0, 11.73, 4.329, 0, 12.44, 41.21, 0, 31.4, 0], [0, 4.394, 0, null, 0, 0, 14.07, 0, 7.64, null]]}, {"title": "Country: Singapore — Variable Shares from LOO Δη² (sum=100% per year; positives only)"}], "label": "Singapore", "method": "update"}, {"args": [{"customdata": {"elided": "7x10x5 mixed values"}, "y": [[0, 0, 0, 0, 0, 35.71, 14.25, 38.31, null, null], [21.71, 0, 10.98, 0, 34.53, 0, 0, 0, 0, 45.6], [2.546, 100, 10.78, 100, 20.7, 64.29, 10.99, 25.51, 10.82, 54.4], [0, 0, 0, 0, 0, 0, 0, 0, null, null], [75.74, 0, 78.23, 0, 44.77, 0, 74.76, 36.18, 0, null], [0, 0, 0, 0, 0, 0, 0, 0, 89.18, 0], [null, null, null, null, null, null, null, null, null, null]]}, {"title": "Country: Solomon Islands — Variable Shares from LOO Δη² (sum=100% per year; positives only)"}], "label": "Solomon Islands", "method": "update"}, {"args": [{"customdata": {"elided": "7x10x5 mixed values"}, "y": [[28.0, 67.79, 9.057, 14.96, 5.28, 0, 0, 0, 10.47, 4.993], [2.378, 2.589, 0, 0, 10.43, 2.82, 4.178, 0, 0, 19.57], [1.874, 15.55, 9.795, 15.36, 7.503, 4.307, 13.78, 4.33, 89.53, 21.94], [0, 0, 0, 0, 0, 0, 0, 0, 0, 0], [62.28, 0, 66.41, 41.63, 61.4, 83.83, 69.8, 88.86, 0, 45.12], [5.468, 14.08, 14.74, 28.05, 15.38, 9.047, 12.23, 6.809, 0, 8.378], [0, 0, 0, 0, 0, 0, 0, 0, 0, null]]}, {"title": "Country: Thailand — Variable Shares from LOO Δη² (sum=100% per year; positives only)"}], "label": "Thailand", "method": "update"}, {"args": [{"customdata": {"elided": "7x10x5 mixed values"}, "y": [[0, 0, 0, 0, 0, 2.502, 0, 0, 0, null], [21.55, 3.131, 55.77, 84.42, 0, 0, 0, 91.76, 0, 61.83], [4.647, 14.77, 5.541, 12.24, 13.35, 10.35, 100, 8.238, 33.72, 18.45], [0, 0, 0, 0, 0, 0, 0, 0, 0, null], [73.8, 0, 38.69, 3.349, 86.65, 87.15, 0, 0, 0, 19.73], [0, 0, 0, 0, 0, 0, 0, 0, 66.28, 0], [0, 82.1, null, null, null, null, 0, 0, null, null]]}, {"title": "Country: Timor-Leste — Variable Shares from LOO Δη² (sum=100% per year; positives only)"}], "label": "Timor-Leste", "method": "update"}, {"args": [{"customdata": {"elided": "7x10x5 mixed values"}, "y": [[0, 0, 0, 0, 0, 3.735, 32.96, 23.35, 0, null], [20.62, 0, 9.985, 54.68, 24.43, 0, 11.72, 36.4, 0, null], [1.849, 24.25, 12.84, 10.8, 7.478, 4.696, 14.15, 9.923, 24.74, null], [0, 16.13, 18.94, 10.44, 10.77, 5.161, 0, 0, 75.26, null], [64.51, 0, 0, 0, 38.68, 73.92, 0, 0, 0, 0], [13.01, 59.61, 58.23, 24.08, 18.63, 12.48, 41.16, 30.32, 0, 100], [null, 0, null, 0, null, null, 0, null, null, null]]}, {"title": "Country: Tonga — Variable Shares from LOO Δη² (sum=100% per year; positives only)"}], "label": "Tonga", "method": "update"}, {"args": [{"customdata": {"elided": "7x10x5 mixed values"}, "y": [[null, null, null, null, null, null, null, null, null, null], [0, 0, 16.97, 26.72, 0, 0, 1.416, 4.211, 0, null], [14.21, 4.851, 7.844, 9.165, 10.24, 9.839, 8.151, 3.371, 100, null], [null, null, null, null, null, null, null, null, null, null], [null, null, null, null, null, null, null, null, null, null], [85.79, 10.53, 49.9, 64.12, 89.76, 90.16, 90.43, 25.21, 0, 100], [null, 84.62, 25.28, null, null, null, null, 67.21, null, null]]}, {"title": "Country: Tuvalu — Variable Shares from LOO Δη² (sum=100% per year; positives only)"}], "label": "Tuvalu", "method": "update"}, {"args": [{"customdata": {"elided": "7x10x5 mixed values"}, "y": [[0, 0, 0, 17.6, 0.4625, 44.58, 43.49, 72.31, null, null], [0, 12.8, 0, 0, 3.728, 5.572, 28.68, 0, 0, 0], [100, 75.93, 100, 39.56, 11.47, 49.85, 16.81, 27.69, 10.54, 100], [0, 0, 0, 0, 0, 0, 0, 0, null, null], [0, 11.27, 0, 42.84, 0, 0, 11.02, 0, 0, null], [0, 0, 0, 0, 0, 0, 0, 0, 89.46, 0], [null, null, null, null, 84.34, 0, null, null, null, null]]}, {"title": "Country: Vanuatu — Variable Shares from LOO Δη² (sum=100% per year; positives only)"}], "label": "Vanuatu", "method": "update"}, {"args": [{"customdata": {"elided": "7x10x5 mixed values"}, "y": [[0, 0, 0, 0, 0, 0, 0, 0, 0, null], [46.6, 12.83, 26.65, 53.4, 18.35, 17.08, 0, 19.56, 0, 100], [30.34, 7.841, 0.8615, 0, 0, 0, 0, 0, 0, 0], [0, 0, 0, 0, 0, 0, 0, 0, 0, null], [0, 28.82, 14.95, 0, 7.847, 49.22, 1.178, 0, 0, 0], [0, 10.17, 13.91, 7.016, 6.214, 4.028, 16.15, 2.78, 0, 0], [23.06, 40.34, 43.63, 39.58, 67.59, 29.67, 82.68, 77.66, 100, null]]}, {"title": "Country: Viet Nam — Variable Shares from LOO Δη² (sum=100% per year; positives only)"}], "label": "Viet Nam", "method": "update"}], "direction": "down", "pad": {"b": 4, "l": 6, "r": 6, "t": 4}, "showactive": true, "type": "dropdown", "x": 0.01, "xanchor": "left", "y": 1.12, "yanchor": "top"}], "width": 1120, "xaxis": {"dtick": 1, "rangeselector": {"visible": false}, "rangeslider": {"visible": false}, "tickmode": "array", "ticktext": ["2015", "2016", "2017", "2018", "2019", "2020", "2021", "2022", "2023", "2024"], "tickvals": [2015, 2016, 2017, 2018, 2019, 2020, 2021, 2022, 2023, 2024], "title": {"text": "Year"}}, "yaxis": {"gridcolor": "rgba(0,0,0,0.08)", "range": [-2, 102], "ticksuffix": "%", "title": {"text": "Share from positive Δη² in this year (%)"}}}}
